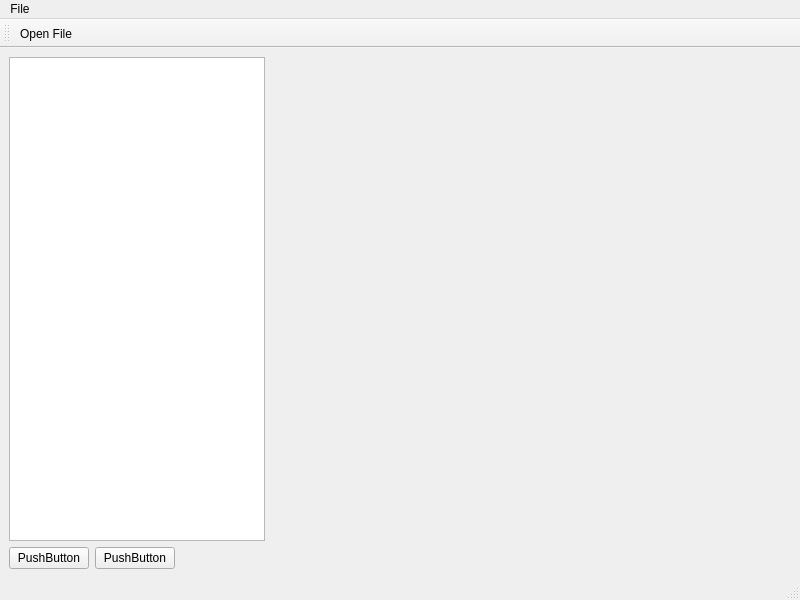
<?xml version="1.0" encoding="UTF-8"?>
<ui version="4.0">
 <class>MainWindow</class>
 <widget class="QMainWindow" name="MainWindow">
  <property name="geometry">
   <rect>
    <x>0</x>
    <y>0</y>
    <width>800</width>
    <height>600</height>
   </rect>
  </property>
  <property name="windowTitle">
   <string>MainWindow</string>
  </property>
  <widget class="QWidget" name="centralwidget">
   <layout class="QVBoxLayout" name="verticalLayout">
    <item>
     <layout class="QFormLayout" name="formLayout">
      <item row="0" column="0">
       <widget class="QTreeView" name="treeView"/>
      </item>
      <item row="0" column="1">
       <widget class="QVTKOpenGLNativeWidget" name="vtkWidget" native="true"/>
      </item>
     </layout>
    </item>
    <item>
     <layout class="QHBoxLayout" name="horizontalLayout_2">
      <item>
       <widget class="QPushButton" name="pushButton">
        <property name="text">
         <string>PushButton</string>
        </property>
       </widget>
      </item>
      <item>
       <widget class="QPushButton" name="pushButton_2">
        <property name="text">
         <string>PushButton</string>
        </property>
       </widget>
      </item>
      <item>
       <spacer name="horizontalSpacer">
        <property name="orientation">
         <enum>Qt::Orientation::Horizontal</enum>
        </property>
        <property name="sizeHint" stdset="0">
         <size>
          <width>40</width>
          <height>20</height>
         </size>
        </property>
       </spacer>
      </item>
     </layout>
    </item>
   </layout>
  </widget>
  <widget class="QMenuBar" name="menubar">
   <property name="geometry">
    <rect>
     <x>0</x>
     <y>0</y>
     <width>800</width>
     <height>21</height>
    </rect>
   </property>
   <widget class="QMenu" name="menuFile">
    <property name="title">
     <string>File</string>
    </property>
    <addaction name="actionOpen_File"/>
   </widget>
   <addaction name="menuFile"/>
  </widget>
  <widget class="QStatusBar" name="statusbar"/>
  <widget class="QToolBar" name="toolBar">
   <property name="windowTitle">
    <string>toolBar</string>
   </property>
   <attribute name="toolBarArea">
    <enum>TopToolBarArea</enum>
   </attribute>
   <attribute name="toolBarBreak">
    <bool>false</bool>
   </attribute>
   <addaction name="actionOpen_File"/>
  </widget>
  <action name="actionOpen_File">
   <property name="icon">
    <iconset resource="icons.qrc">
     <normaloff>:/Icons/Icons/fileopen.png</normaloff>:/Icons/Icons/fileopen.png</iconset>
   </property>
   <property name="text">
    <string>Open File</string>
   </property>
   <property name="menuRole">
    <enum>QAction::MenuRole::NoRole</enum>
   </property>
  </action>
 </widget>
 <customwidgets>
  <customwidget>
   <class>QVTKOpenGLNativeWidget</class>
   <extends>QWidget</extends>
   <header>qvtkopenglnativewidget.h</header>
   <container>1</container>
  </customwidget>
 </customwidgets>
 <resources>
  <include location="icons.qrc"/>
 </resources>
 <connections/>
</ui>
